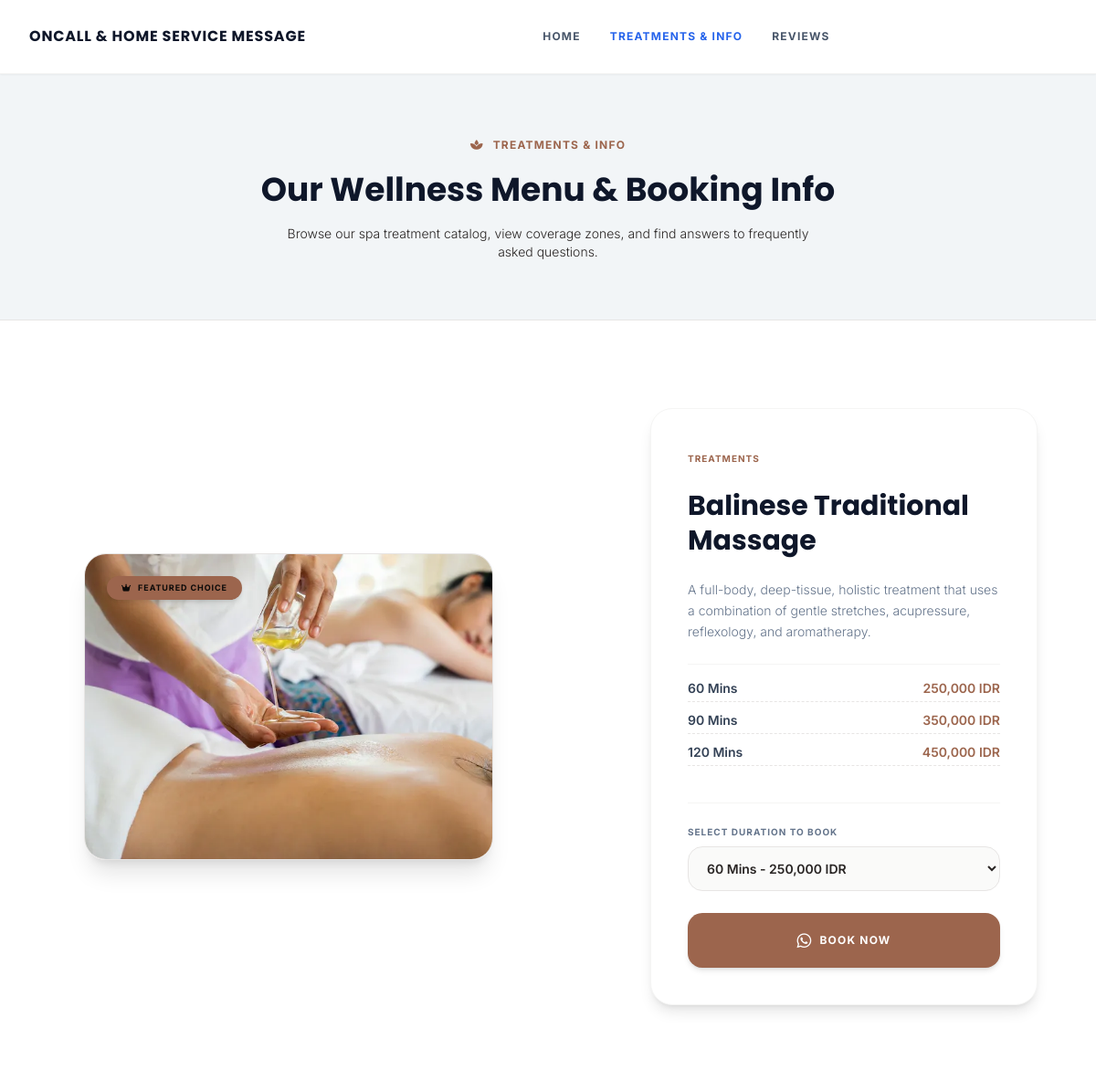
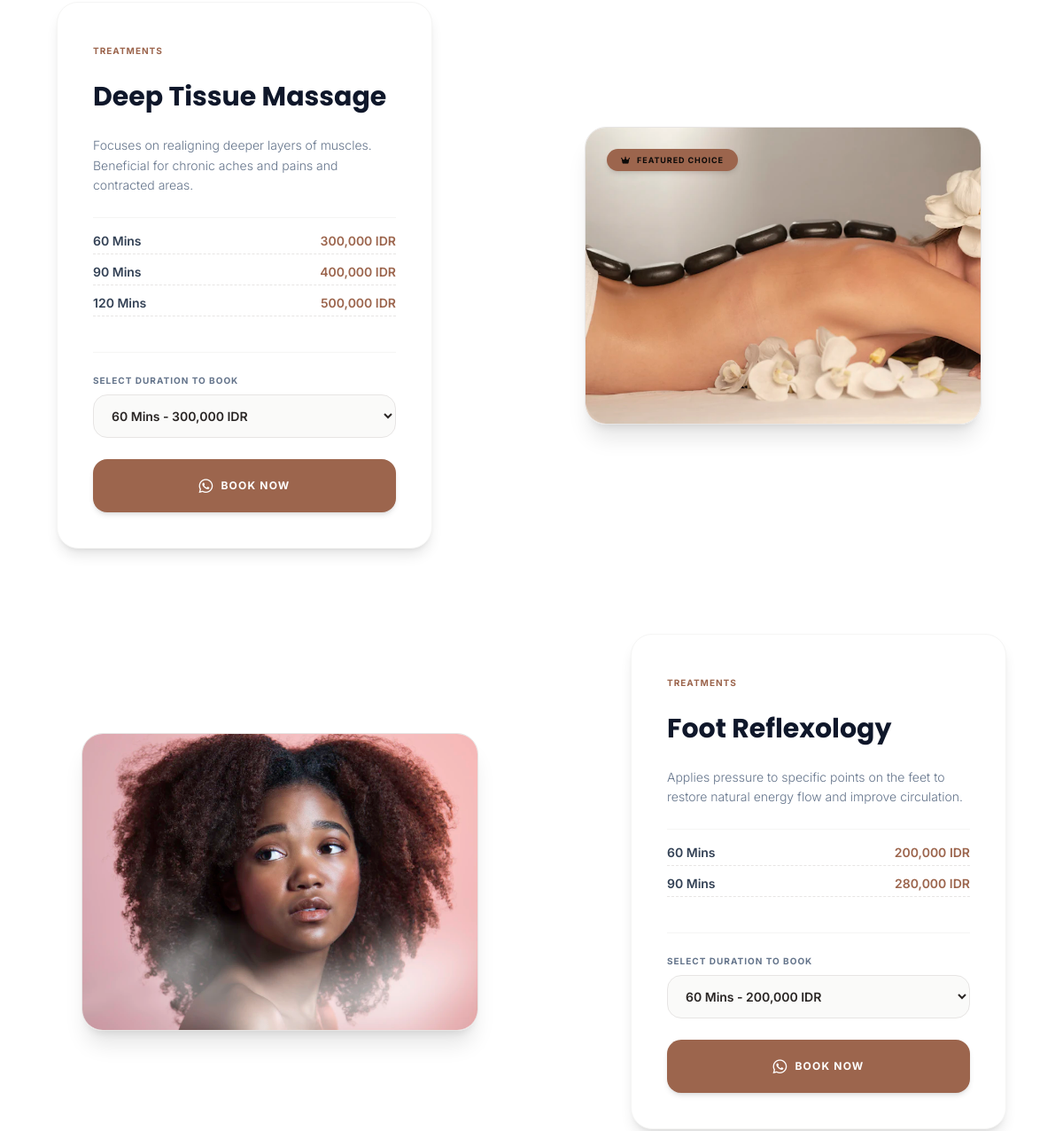
Page /services.php (upper part) on the earlier database version (2 pictures, top to bottom).
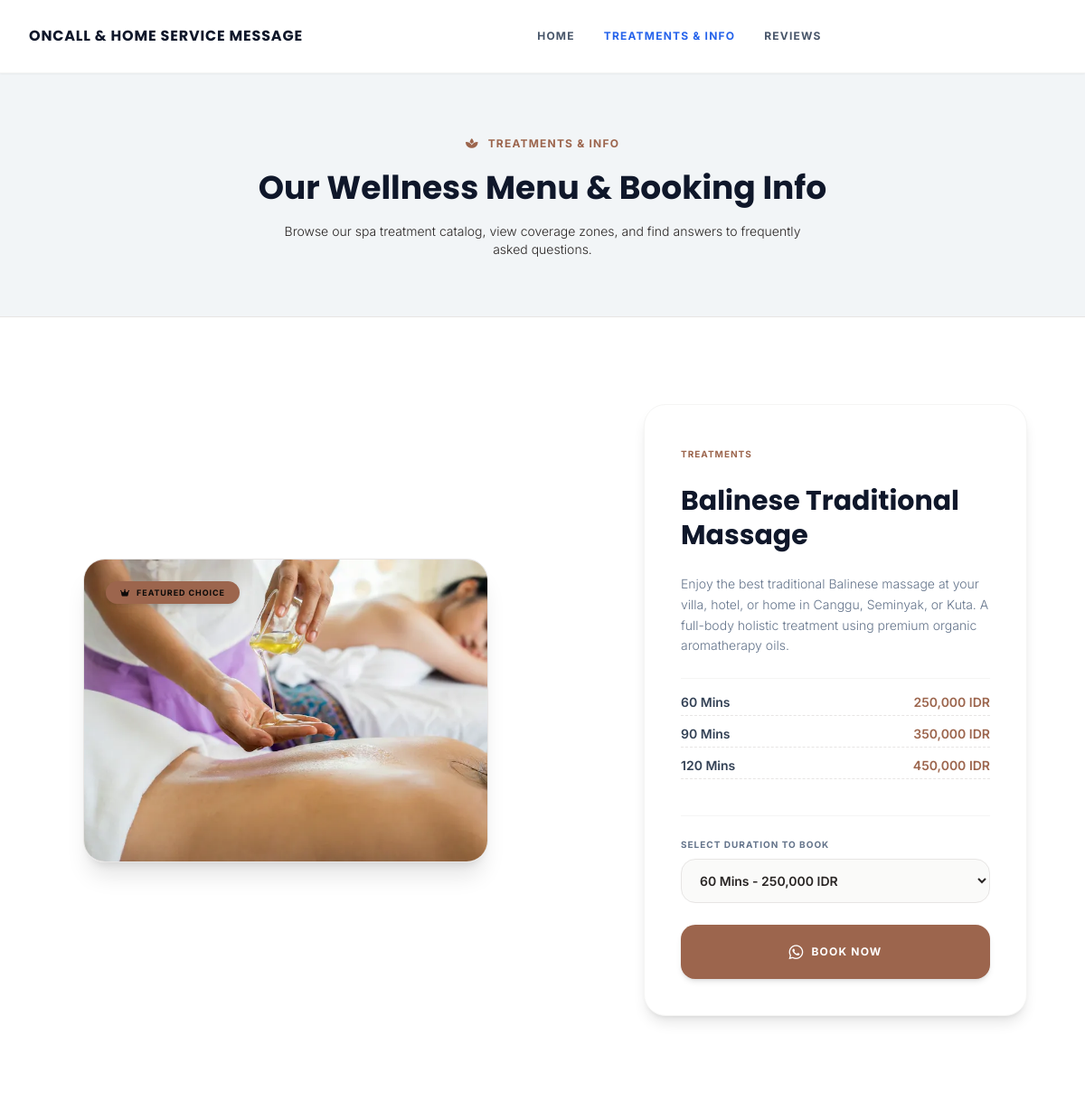
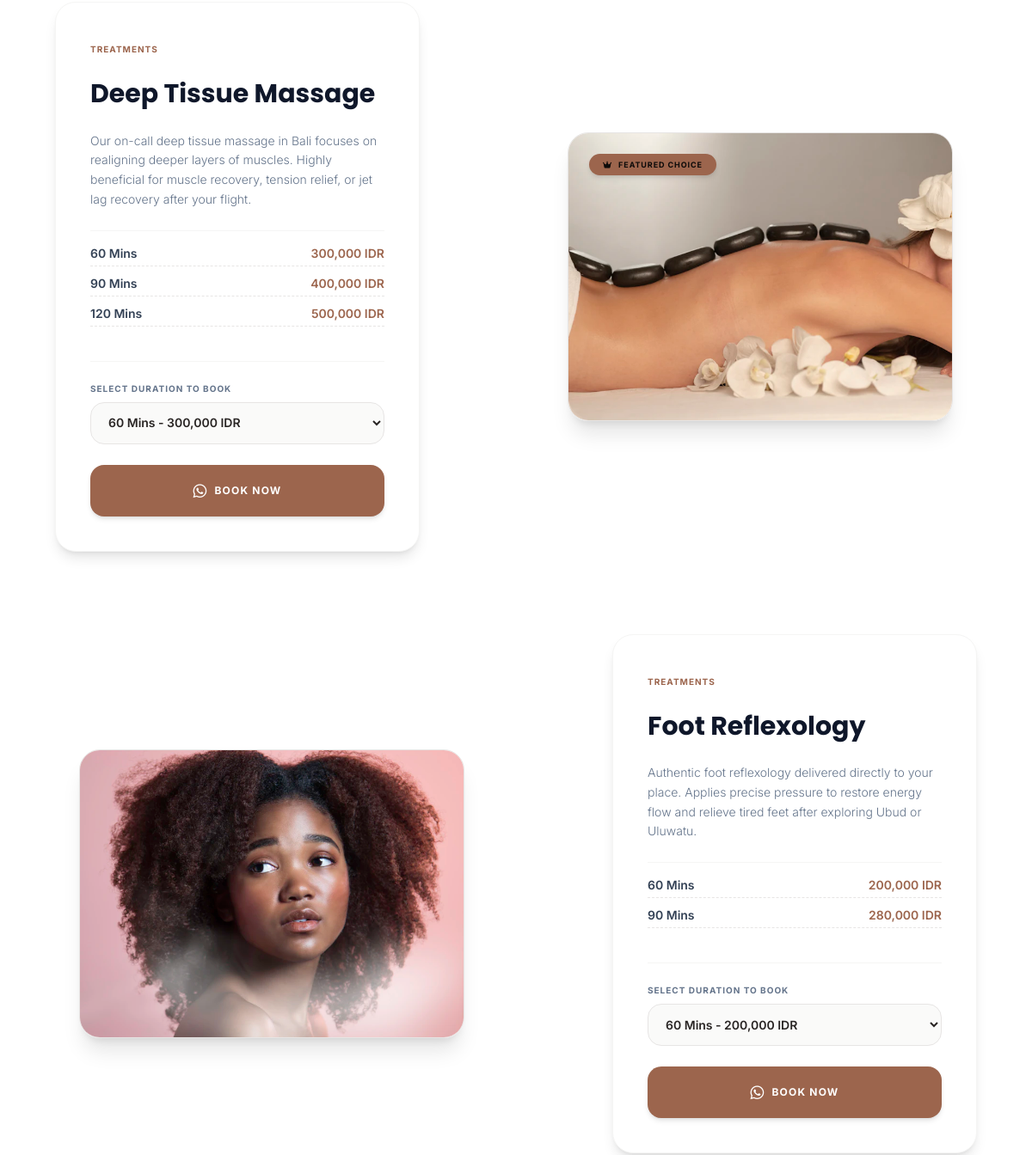
Same page on the later database version (2 pictures, top to bottom).
### tables this page shows
CREATE TABLE IF NOT EXISTS `services` (
  `id` INT(11) NOT NULL AUTO_INCREMENT,
  `service_id` VARCHAR(50) NOT NULL UNIQUE,
  `title` VARCHAR(100) NOT NULL,
  `description` TEXT NOT NULL,
  `image_path` VARCHAR(255) NOT NULL,
  `featured` TINYINT(1) DEFAULT 1,
  PRIMARY KEY (`id`)
);

### services.php (the view, shortened to what the changed rows need)
<?php
require_once 'header.php';
$services_query = $db->query("SELECT * FROM services ORDER BY id ASC");
$services = [];
while ($service = $services_query->fetch()) {
    $options_stmt = $db->prepare("SELECT duration, price FROM service_options WHERE service_ref = ? ORDER BY id ASC");
    $options_stmt->execute([$service['id']]);
    $service['options'] = $options_stmt->fetchAll();
    $services[] = $service;
}
?>
    <section class="bg-[#f2f5f7] py-16 border-b border-stone-200">
        <div class="max-w-7xl mx-auto px-4 sm:px-6 lg:px-8 text-center space-y-4">
            <h1 class="text-4xl font-serif font-bold text-slate-900 leading-tight">Our Wellness Menu &amp; Booking Info</h1>
        </div>
    </section>
    <section class="py-24 bg-white">
        <div class="max-w-7xl mx-auto px-4 sm:px-6 lg:px-8">
            <div id="services-list" class="space-y-24">
                <?php foreach ($services as $index => $service):
                    $isEven = ($index % 2 == 0);
                    $directionClass = $isEven ? 'md:flex-row' : 'md:flex-row-reverse';
                    $alignTextClass = $isEven ? 'md:text-left md:items-start md:pl-16' : 'md:text-right md:items-end md:pr-16';
                    $serviceImg = $service['image_path'];
                    if (strpos($serviceImg, 'unsplash.com') !== false) {
                        if ($service['service_id'] === 'balinese-massage') {
                            $serviceImg = 'assets/images/hero-massage.webp';
                        } elseif ($service['service_id'] === 'deep-tissue') {
                            $serviceImg = 'assets/images/about-massage.webp';
                        } elseif ($service['service_id'] === 'reflexology') {
                            $serviceImg = 'assets/images/service-reflexology.webp';
                        }
                    }
                ?>
                    <div class="flex flex-col <?php echo $directionClass; ?> items-center gap-12 relative">
                        <div class="w-full md:w-1/2 flex-shrink-0">
                            <div class="aspect-[4/3] w-full max-w-md mx-auto rounded-3xl overflow-hidden border border-stone-200 shadow-xl relative group">
                                <?php if ($service['featured']): ?>
                                    <span class="absolute top-6 left-6 bg-amber-500 text-stone-950 text-[9px] font-bold uppercase tracking-widest px-4 py-1.5 rounded-full shadow-md z-10">
                                        <i aria-hidden="true" class="fas fa-crown mr-1"></i> Featured Choice
                                    </span>
                                <?php endif; ?>
                                <img src="<?php echo htmlspecialchars($serviceImg); ?>" width="448" height="336" loading="lazy" alt="<?php echo htmlspecialchars($service['title']); ?>" class="w-full h-full object-cover group-hover:scale-[1.02] transition-transform duration-700 ease-out">
                            </div>
                        </div>
                        <div class="w-full md:w-1/2 flex flex-col justify-center items-center <?php echo $alignTextClass; ?> z-10 relative px-4 sm:px-8">
                            <div class="bg-white p-8 md:p-10 rounded-3xl border border-stone-100 shadow-lg max-w-md space-y-6 text-left">
                                <span class="text-[10px] font-bold uppercase tracking-widest text-[#9c654d]">Treatments</span>
                                <h3 class="text-3xl font-serif font-bold text-slate-900 leading-tight"><?php echo htmlspecialchars($service['title']); ?></h3>
                                <p class="text-slate-500 text-sm leading-relaxed font-light"><?php echo htmlspecialchars($service['description']); ?></p>
                                <div class="space-y-2.5 py-4 border-t border-stone-100">
                                    <?php foreach ($service['options'] as $opt): ?>
                                        <div class="flex justify-between border-b border-dashed border-stone-200 pb-1 text-sm font-semibold">
                                            <span class="text-slate-700"><?php echo htmlspecialchars($opt['duration']); ?></span>
                                            <span class="text-[#9c654d]"><?php echo htmlspecialchars($opt['price']); ?></span>
                                        </div>
                                    <?php endforeach; ?>
                                </div>
                                <div class="border-t border-stone-100 pt-6 space-y-6">
                                    <div class="text-left">
                                        <label for="select-<?php echo $service['id']; ?>" class="block text-[10px] font-bold uppercase tracking-widest text-slate-500 mb-2">Select Duration to Book</label>
                                        <select id="select-<?php echo $service['id']; ?>" class="w-full border border-stone-200 bg-stone-50 px-4 py-3.5 rounded-2xl text-sm font-semibold focus:ring-2 focus:ring-emerald-800 focus:outline-none">
                                            <?php foreach ($service['options'] as $opt): ?>
                                                <option value="<?php echo htmlspecialchars($opt['duration']); ?>" data-price="<?php echo htmlspecialchars($opt['price']); ?>">
                                                    <?php echo htmlspecialchars($opt['duration']); ?> - <?php echo htmlspecialchars($opt['price']); ?>
                                                </option>
                                            <?php endforeach; ?>
                                        </select>
                                    </div>
                                    <button onclick="bookService('<?php echo addslashes($service['title']); ?>', '<?php echo $service['id']; ?>', '<?php echo htmlspecialchars($whatsapp); ?>')" class="w-full bg-[#9c654d] hover:bg-[#7d4d38] text-white font-bold py-4 px-6 rounded-2xl text-xs uppercase tracking-widest text-center transition-all duration-300 flex items-center justify-center space-x-2 shadow-md hover:shadow-lg">
                                        <i aria-hidden="true" class="fab fa-whatsapp text-lg"></i>
                                        <span>Book Now</span>
                                    </button>
                                </div>
                            </div>
                        </div>
                    </div>
                <?php endforeach; ?>
            </div>
        </div>
    </section>
<?php
require_once 'footer.php';
?>

Differences in the rows shown:
changed services "Balinese Traditional Massage": description "A full-body, deep-tissue, holistic treatment that uses a combination of gentle stretches, acupressure, reflexology, and aromatherapy." → "Enjoy the best traditional Balinese massage at your villa, hotel, or home in Canggu, Seminyak, or Kuta. A full-body holistic treatment using premium organic aromatherapy oils."
changed services "Deep Tissue Massage": description "Focuses on realigning deeper layers of muscles. Beneficial for chronic aches and pains and contracted areas." → "Our on-call deep tissue massage in Bali focuses on realigning deeper layers of muscles. Highly beneficial for muscle recovery, tension relief, or jet lag recovery after your flight."
changed services "Foot Reflexology": description "Applies pressure to specific points on the feet to restore natural energy flow and improve circulation." → "Authentic foot reflexology delivered directly to your place. Applies precise pressure to restore energy flow and relieve tired feet after exploring Ubud or Uluwatu."
